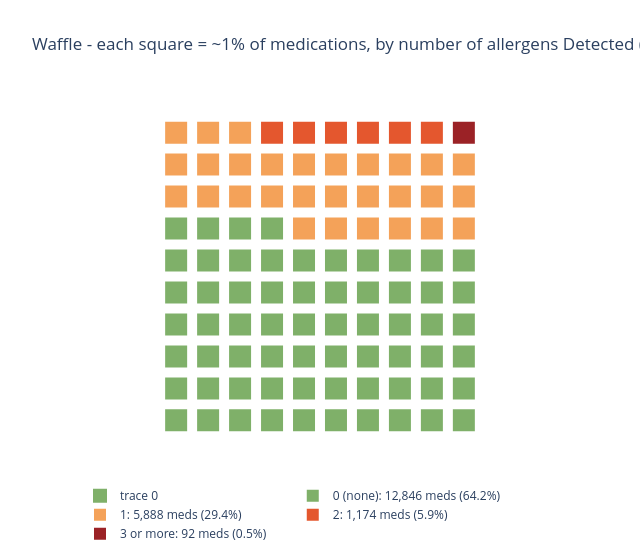

Notebook code cell kept with this figure:
### Markdown cell above
### Chart 6 ⭐ NEW METHOD — Waffle: how many allergens does one medication carry?
A **waffle chart** is a 10x10 grid of 100 squares, each ~1% of medications, colored by how many allergens that medication has **Detected**. Not taught in SIADS 521. It answers *"how many pills are clean vs. multi-allergen minefields?"* at a glance. *(Detected only - "Review" is excluded, or Alpha-Gal's ubiquitous ambiguous excipients would swamp the chart.)*

### Code cell
import numpy as np
import plotly.graph_objects as go

status_cols = [c for c in df.columns if c.endswith("_status")]
n_det = sum((df[c] == "Detected").astype(int) for c in status_cols)

def _bucket(n):
    return "0 (none)" if n == 0 else ("1" if n == 1 else ("2" if n == 2 else "3 or more"))

order = ["0 (none)", "1", "2", "3 or more"]
counts = n_det.apply(_bucket).value_counts().reindex(order, fill_value=0)
pct = counts / counts.sum() * 100

# allocate 100 squares (largest-remainder rounding)
base = np.floor(pct).astype(int)
for i in np.argsort(-(pct - base).values)[: int(100 - base.sum())]:
    base.iloc[i] += 1

colors = {"0 (none)": "#7fb069", "1": "#f4a259", "2": "#e4572e", "3 or more": "#9b2226"}
seq = [cat for cat in order for _ in range(int(base[cat]))]

fig = go.Figure(go.Scatter(
    x=[i % 10 for i in range(len(seq))], y=[i // 10 for i in range(len(seq))], mode="markers",
    marker=dict(size=24, symbol="square", color=[colors[c] for c in seq],
                line=dict(width=2, color="white")),
    text=seq, hoverinfo="text"))
for cat in order:
    fig.add_trace(go.Scatter(x=[None], y=[None], mode="markers",
        marker=dict(size=12, symbol="square", color=colors[cat]),
        name=f"{cat}: {int(counts[cat]):,} meds ({pct[cat]:.1f}%)"))
fig.update_layout(
    title="Waffle - each square = ~1% of medications, by number of allergens Detected (of 8)",
    xaxis=dict(visible=False), yaxis=dict(visible=False, scaleanchor="x"),
    plot_bgcolor="white", width=640, height=560, legend=dict(orientation="h", y=-0.08))
fig.show()

### Figure 1 — Plotly figure (JSON) as saved in the notebook; plotly's stock layout.template omitted (floating-point values rounded to 4 significant figures)
{"data": [{"hoverinfo": "text", "marker": {"color": ["#7fb069", "#7fb069", "#7fb069", "#7fb069", "#7fb069", "#7fb069", "#7fb069", "#7fb069", "#7fb069", "#7fb069", "#7fb069", "#7fb069", "#7fb069", "#7fb069", "#7fb069", "#7fb069", "#7fb069", "#7fb069", "#7fb069", "#7fb069", "#7fb069", "#7fb069", "#7fb069", "#7fb069", "#7fb069", "#7fb069", "#7fb069", "#7fb069", "#7fb069", "#7fb069", "#7fb069", "#7fb069", "#7fb069", "#7fb069", "#7fb069", "#7fb069", "#7fb069", "#7fb069", "#7fb069", "#7fb069", "#7fb069", "#7fb069", "#7fb069", "#7fb069", "#7fb069", "#7fb069", "#7fb069", "#7fb069", "#7fb069", "#7fb069", "#7fb069", "#7fb069", "#7fb069", "#7fb069", "#7fb069", "#7fb069", "#7fb069", "#7fb069", "#7fb069", "#7fb069", "#7fb069", "#7fb069", "#7fb069", "#7fb069", "#f4a259", "#f4a259", "#f4a259", "#f4a259", "#f4a259", "#f4a259", "#f4a259", "#f4a259", "#f4a259", "#f4a259", "#f4a259", "#f4a259", "#f4a259", "#f4a259", "#f4a259", "#f4a259", "#f4a259", "#f4a259", "#f4a259", "#f4a259", "#f4a259", "#f4a259", "#f4a259", "#f4a259", "#f4a259", "#f4a259", "#f4a259", "#f4a259", "#f4a259", "#e4572e", "#e4572e", "#e4572e", "#e4572e", "#e4572e", "#e4572e", "#9b2226"], "line": {"color": "white", "width": 2}, "size": 24, "symbol": "square"}, "mode": "markers", "text": ["0 (none)", "0 (none)", "0 (none)", "0 (none)", "0 (none)", "0 (none)", "0 (none)", "0 (none)", "0 (none)", "0 (none)", "0 (none)", "0 (none)", "0 (none)", "0 (none)", "0 (none)", "0 (none)", "0 (none)", "0 (none)", "0 (none)", "0 (none)", "0 (none)", "0 (none)", "0 (none)", "0 (none)", "0 (none)", "0 (none)", "0 (none)", "0 (none)", "0 (none)", "0 (none)", "0 (none)", "0 (none)", "0 (none)", "0 (none)", "0 (none)", "0 (none)", "0 (none)", "0 (none)", "0 (none)", "0 (none)", "0 (none)", "0 (none)", "0 (none)", "0 (none)", "0 (none)", "0 (none)", "0 (none)", "0 (none)", "0 (none)", "0 (none)", "0 (none)", "0 (none)", "0 (none)", "0 (none)", "0 (none)", "0 (none)", "0 (none)", "0 (none)", "0 (none)", "0 (none)", "0 (none)", "0 (none)", "0 (none)", "0 (none)", "1", "1", "1", "1", "1", "1", "1", "1", "1", "1", "1", "1", "1", "1", "1", "1", "1", "1", "1", "1", "1", "1", "1", "1", "1", "1", "1", "1", "1", "2", "2", "2", "2", "2", "2", "3 or more"], "type": "scatter", "x": [0, 1, 2, 3, 4, 5, 6, 7, 8, 9, 0, 1, 2, 3, 4, 5, 6, 7, 8, 9, 0, 1, 2, 3, 4, 5, 6, 7, 8, 9, 0, 1, 2, 3, 4, 5, 6, 7, 8, 9, 0, 1, 2, 3, 4, 5, 6, 7, 8, 9, 0, 1, 2, 3, 4, 5, 6, 7, 8, 9, 0, 1, 2, 3, 4, 5, 6, 7, 8, 9, 0, 1, 2, 3, 4, 5, 6, 7, 8, 9, 0, 1, 2, 3, 4, 5, 6, 7, 8, 9, 0, 1, 2, 3, 4, 5, 6, 7, 8, 9], "y": [0, 0, 0, 0, 0, 0, 0, 0, 0, 0, 1, 1, 1, 1, 1, 1, 1, 1, 1, 1, 2, 2, 2, 2, 2, 2, 2, 2, 2, 2, 3, 3, 3, 3, 3, 3, 3, 3, 3, 3, 4, 4, 4, 4, 4, 4, 4, 4, 4, 4, 5, 5, 5, 5, 5, 5, 5, 5, 5, 5, 6, 6, 6, 6, 6, 6, 6, 6, 6, 6, 7, 7, 7, 7, 7, 7, 7, 7, 7, 7, 8, 8, 8, 8, 8, 8, 8, 8, 8, 8, 9, 9, 9, 9, 9, 9, 9, 9, 9, 9]}, {"marker": {"color": "#7fb069", "size": 12, "symbol": "square"}, "mode": "markers", "name": "0 (none): 12,846 meds (64.2%)", "type": "scatter", "x": [null], "y": [null]}, {"marker": {"color": "#f4a259", "size": 12, "symbol": "square"}, "mode": "markers", "name": "1: 5,888 meds (29.4%)", "type": "scatter", "x": [null], "y": [null]}, {"marker": {"color": "#e4572e", "size": 12, "symbol": "square"}, "mode": "markers", "name": "2: 1,174 meds (5.9%)", "type": "scatter", "x": [null], "y": [null]}, {"marker": {"color": "#9b2226", "size": 12, "symbol": "square"}, "mode": "markers", "name": "3 or more: 92 meds (0.5%)", "type": "scatter", "x": [null], "y": [null]}], "layout": {"height": 560, "legend": {"orientation": "h", "y": -0.08}, "plot_bgcolor": "white", "title": {"text": "Waffle - each square = ~1% of medications, by number of allergens Detected (of 8)"}, "width": 640, "xaxis": {"visible": false}, "yaxis": {"scaleanchor": "x", "visible": false}}}
